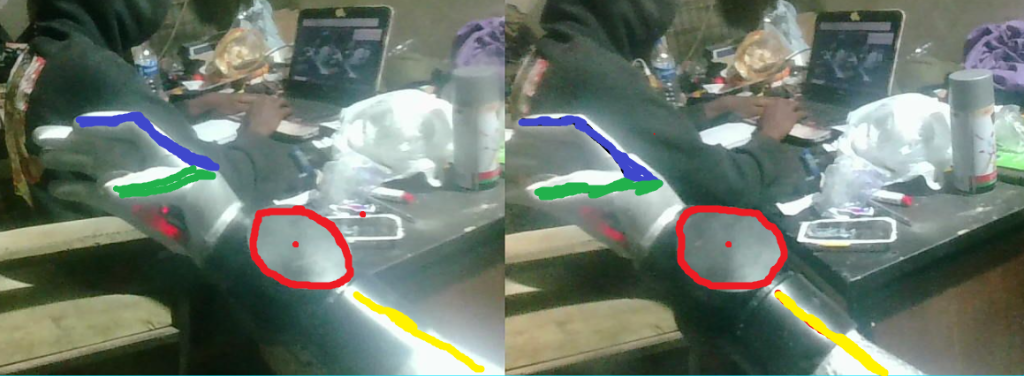
#> input picture robot/vision/dataset/user_marked_reference.png, 1024 x 376 px
$ python -i arm_pose_estimator.py   (imports and definitions only)
#> lines starting #> are read from the running program, lines starting #| are printed output that depends on the picture; after the words box and inside, x2 and y2 are one past the last pixel; in counts of white or black regions, pixels touching at a corner belong together
#> further down, picture is the input picture: shape (376, 1024, 3); mean B, G, R 109.5, 120.6, 109.6
"""
Arm Pose Estimator and Finger Detection for LUKU Robot Binocular Vision.

Features:
- Stereoscopic Disparity & Depth Mapping (3D foreground segmentation)
- Hand Palm & Wrist Joint Identification
- Fingertip Extraction & Classification using Convex Hull & Defect Geometry
- Full Unseen Arm Kinematics Extrapolation (Elbow & Shoulder 3D position and joint angles)
- Temporal Smoothing (Exponential Moving Average) to eliminate frame-to-frame jitter
- Rich Telemetry HUD and 3D Wireframe Projection
"""

import math
import time
from dataclasses import dataclass, field
from typing import List, Tuple, Optional, Dict, Any

try:
    import cv2
    import numpy as np
except ImportError:
    cv2 = None
    np = None


@dataclass
class FingerTip:
    name: str
    px: Tuple[int, int]         # (u, v) image pixel coordinates
    point_3d: Tuple[float, float, float] # (X, Y, Z) in mm relative to camera
    confidence: float = 1.0


@dataclass
class ArmPoseResult:
    detected: bool = False
    fingers: List[FingerTip] = field(default_factory=list)
    palm_px: Tuple[int, int] = (0, 0)
    palm_radius: int = 0
    palm_3d: Tuple[float, float, float] = (0.0, 0.0, 0.0)
    wrist_px: Tuple[int, int] = (0, 0)
    wrist_3d: Tuple[float, float, float] = (0.0, 0.0, 0.0)

    # Kinematic Estimates for unseen arm
    elbow_px: Tuple[int, int] = (0, 0)
    elbow_3d: Tuple[float, float, float] = (0.0, 0.0, 0.0)
    shoulder_px: Tuple[int, int] = (0, 0)
    shoulder_3d: Tuple[float, float, float] = (0.0, 0.0, 0.0)

    # Joint Angles in degrees
    shoulder_pitch_deg: float = 0.0
    shoulder_yaw_deg: float = 0.0
    elbow_flexion_deg: float = 0.0
    wrist_pitch_deg: float = 0.0

    # Raw vectors
    forearm_vector: Tuple[float, float, float] = (0.0, 0.0, 0.0)
    fps: float = 0.0


class ArmPoseEstimator:
    """
    Estimates 3D arm pose and detects fingers from a stereo camera frame.
    Works directly with 3D-printed robotic limbs without requiring skin-color detection.
    """

    def __init__(
        self,
        focal_length: float = 500.0,      # Camera focal length in pixels
        baseline_mm: float = 60.0,         # Stereo camera baseline (inter-ocular distance) in mm
        shoulder_offset_mm: Tuple[float, float, float] = (140.0, 160.0, 30.0), # (X_right, Y_down, Z_forward)
        upper_arm_length_mm: float = 220.0, # Length of upper arm (shoulder to elbow)
        forearm_length_mm: float = 200.0,   # Length of forearm (elbow to wrist)
        smoothing_factor: float = 0.35,     # EMA smoothing factor (0 = frozen, 1 = no smoothing)
        min_disparity: int = 10,
        num_disparities: int = 96,
    ):
        self.focal_length = focal_length
        self.baseline_mm = baseline_mm
        self.shoulder_base_3d = np.array(shoulder_offset_mm, dtype=np.float32)
        self.l_upper = upper_arm_length_mm
        self.l_forearm = forearm_length_mm
        self.alpha = smoothing_factor

        # Stereo matcher
        self.num_disparities = num_disparities
        self.min_disparity = min_disparity
        if cv2 is not None:
            self.stereo = cv2.StereoSGBM_create(
                minDisparity=self.min_disparity,
                numDisparities=self.num_disparities,
                blockSize=9,
                P1=8 * 3 * 9 * 9,
                P2=32 * 3 * 9 * 9,
                disp12MaxDiff=2,
                uniquenessRatio=10,
                speckleWindowSize=100,
                speckleRange=32
            )
        else:
            self.stereo = None

        # Filter states for temporal smoothing
        self._prev_wrist_3d: Optional[np.ndarray] = None
        self._prev_palm_3d: Optional[np.ndarray] = None
        self._prev_elbow_3d: Optional[np.ndarray] = None
        self._prev_joint_angles: Optional[Dict[str, float]] = None

        # Performance metrics
        self._last_time = time.time()
        self.fps = 0.0

    # [6 lines left out: function reset_filters, not called in this run]

    def _apply_ema(self, current: np.ndarray, prev: Optional[np.ndarray]) -> np.ndarray:
        if prev is None:
            return current.copy()
        return self.alpha * current + (1.0 - self.alpha) * prev

    def compute_disparity(self, left_gray: np.ndarray, right_gray: np.ndarray) -> np.ndarray:
        """Compute disparity map from left and right grayscale eye frames."""
        disp = self.stereo.compute(left_gray, right_gray).astype(np.float32) / 16.0
        return disp

    def depth_from_disparity(self, disparity: np.ndarray) -> np.ndarray:
        """Convert disparity map to metric depth map in millimeters."""
        depth = np.zeros_like(disparity)
        valid = disparity > 10.0
        depth[valid] = (self.focal_length * self.baseline_mm) / disparity[valid]
        return depth

    def get_3d_point(
        self, u: float, v: float, depth_map: np.ndarray, cx: float, cy: float, patch_radius: int = 3
    ) -> np.ndarray:
        """Sample robust depth from neighborhood and calculate (X, Y, Z) in mm."""
        h, w = depth_map.shape
        u_i = int(np.clip(round(u), 0, w - 1))
        v_i = int(np.clip(round(v), 0, h - 1))

        patch = depth_map[
            max(0, v_i - patch_radius): min(h, v_i + patch_radius + 1),
            max(0, u_i - patch_radius): min(w, u_i + patch_radius + 1)
        ]
        valid_depths = patch[(patch > 120.0) & (patch < 800.0)]
        if len(valid_depths) > 0:
            z = float(np.median(valid_depths))
        else:
            z = 350.0 # fallback nominal depth in mm

        x = (u - cx) * z / self.focal_length
        y = (v - cy) * z / self.focal_length
        return np.array([x, y, z], dtype=np.float32)

    def project_3d_to_pixel(
        self, pt_3d: np.ndarray, cx: float, cy: float
    ) -> Tuple[int, int]:
        """Project 3D point (X, Y, Z) in mm back to image pixel coordinates (u, v)."""
        z = max(float(pt_3d[2]), 10.0)
        u = int(round(cx + (pt_3d[0] * self.focal_length / z)))
        v = int(round(cy + (pt_3d[1] * self.focal_length / z)))
        return (u, v)

    def solve_arm_kinematics(
        self, wrist_3d: np.ndarray, fa_dir_3d: np.ndarray
    ) -> Tuple[np.ndarray, float, float, float]:
        """
        Solve full 2-link spherical inverse kinematics for the unseen arm.
        Returns: (elbow_3d, shoulder_pitch, shoulder_yaw, elbow_flexion)
        """
        shoulder = self.shoulder_base_3d

        # Direction-based raw elbow prediction:
        # Elbow lies at distance L_forearm along forearm vector from wrist
        fa_unit = fa_dir_3d / (np.linalg.norm(fa_dir_3d) + 1e-6)
        raw_elbow = wrist_3d + self.l_forearm * fa_unit

        # Two-sphere intersection constraint between Shoulder and Wrist:
        # ||Elbow - Shoulder|| = L_upper
        # ||Elbow - Wrist|| = L_forearm
        sw_vec = wrist_3d - shoulder
        d_sw = float(np.linalg.norm(sw_vec))

        # Clamp distance to physically reachable range of 2-link chain
        min_reach = abs(self.l_upper - self.l_forearm) + 5.0
        max_reach = (self.l_upper + self.l_forearm) - 5.0
        d_clamped = np.clip(d_sw, min_reach, max_reach)

        u_sw = sw_vec / (d_sw + 1e-6)

        # Distance along sw_vec from shoulder to circle center
        a = (self.l_upper**2 - self.l_forearm**2 + d_clamped**2) / (2.0 * d_clamped)
        # Radius of constraint circle
        h_circle = math.sqrt(max(0.0, self.l_upper**2 - a**2))
        p_circle_center = shoulder + a * u_sw

        # Project raw_elbow onto the circle plane perpendicular to u_sw
        elbow_offset = raw_elbow - (shoulder + float(np.dot(raw_elbow - shoulder, u_sw)) * u_sw)
        radial_norm = float(np.linalg.norm(elbow_offset))
        if radial_norm > 1e-4:
            u_rad = elbow_offset / radial_norm
        else:
            # Default downwards bend if collinear
            u_rad = np.array([0.0, 1.0, 0.0], dtype=np.float32)

        elbow_3d = p_circle_center + h_circle * u_rad

        # Calculate Joint Angles:
        # 1. Elbow Flexion (angle between upper arm and forearm)
        upper_vec = elbow_3d - shoulder
        fore_vec = wrist_3d - elbow_3d
        norm_u = np.linalg.norm(upper_vec)
        norm_f = np.linalg.norm(fore_vec)
        cos_elbow = np.dot(-upper_vec, fore_vec) / (norm_u * norm_f + 1e-6)
        elbow_flexion_deg = float(np.degrees(np.arccos(np.clip(cos_elbow, -1.0, 1.0))))

        # 2. Shoulder Elevation (Pitch) and Azimuth (Yaw)
        sh_pitch_deg = float(np.degrees(math.atan2(upper_vec[1], math.sqrt(upper_vec[0]**2 + upper_vec[2]**2))))
        sh_yaw_deg = float(np.degrees(math.atan2(upper_vec[0], upper_vec[2] + 1e-6)))

        return elbow_3d, sh_pitch_deg, sh_yaw_deg, elbow_flexion_deg

    def process(
        self,
        frame_or_left: np.ndarray,
        right_frame: Optional[np.ndarray] = None,
        crop_width: Optional[int] = None
    ) -> Tuple[ArmPoseResult, np.ndarray, np.ndarray]:
        """
        Process stereo image and detect fingers and arm pose.

        Args:
            frame_or_left: Full stereo frame (e.g. 1280x480) OR left eye image (640x480).
            right_frame: Right eye image (if separate).
            crop_width: Width of single eye subframe (defaults to w//2 if full stereo frame).

        Returns:
            result: ArmPoseResult object containing all 3D telemetry and detections.
            annotated_frame: Rendered frame with visual HUD, skeleton wireframe, and fingertips.
            depth_map: Computed metric depth map (mm).
        """
        now = time.time()
        dt = now - self._last_time
        if dt > 0:
            self.fps = 0.9 * self.fps + 0.1 * (1.0 / dt)
        self._last_time = now

        # Split frames if given combined stereo frame
        if right_frame is None:
            h, w = frame_or_left.shape[:2]
            sub_w = crop_width if crop_width is not None else w // 2
            left_img = frame_or_left[:, :sub_w].copy()
            right_img = frame_or_left[:, sub_w:sub_w * 2].copy()
        else:
            left_img = frame_or_left.copy()
            right_img = right_frame.copy()
            h, sub_w = left_img.shape[:2]

        cx = sub_w / 2.0
        cy = h / 2.0

        gray_left = cv2.cvtColor(left_img, cv2.COLOR_BGR2GRAY)
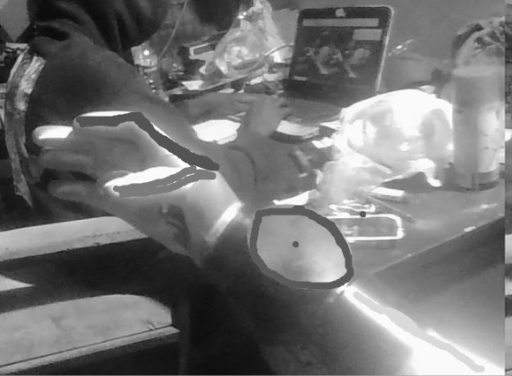
#> gray_left: shape (376, 512); min 8, max 253, mean 115.9
        gray_right = cv2.cvtColor(right_img, cv2.COLOR_BGR2GRAY)
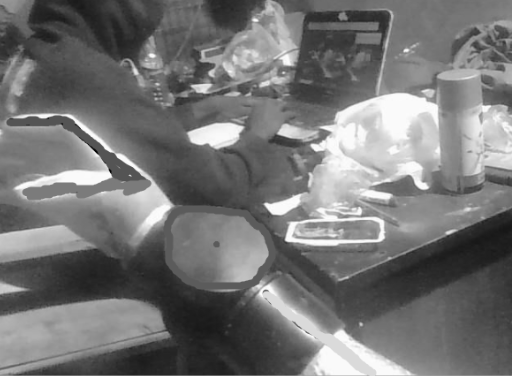
#> gray_right: shape (376, 512); min 2, max 254, mean 116.3

        # 1. Disparity & Depth
        disparity = self.compute_disparity(gray_left, gray_right)
        depth_map = self.depth_from_disparity(disparity)
#> in depth_from_disparity, `valid = disparity > 10.0`:
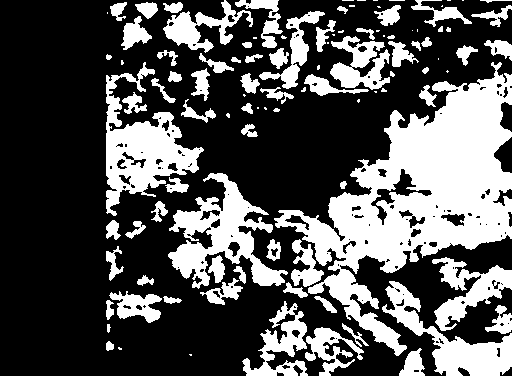
#> valid: shape (376, 512) bool; 33% white; 106 white regions (33 under 20 px), largest, box (x1, y1, x2, y2) and area: (274, 62, 512, 356) 24980, (106, 62, 204, 216) 5713, (168, 173, 288, 289) 5329
#> in depth_from_disparity, `depth[valid] = (self.focal_length * self.baseline_mm) / disparity[valid]`:
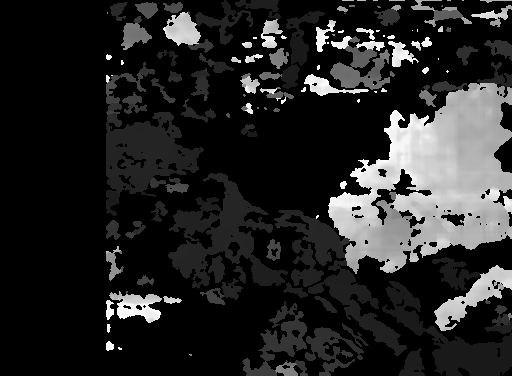
#> depth: shape (376, 512) float32; min 0, max 2840.2, mean 416.3; drawn with min black and max white

        # 2. Foreground Arm Segmentation
        # The robot's arm is in close proximity: 150mm to 650mm
        arm_mask = ((depth_map > 140.0) & (depth_map < 650.0)).astype(np.uint8) * 255
#> arm_mask: shape (376, 512); 15.5% white; 43 white regions, largest, box (x1, y1, x2, y2) and area: (168, 173, 288, 289) 5328, (106, 112, 204, 216) 5059, (382, 281, 512, 376) 3759

        # Morphological bridge to connect forearm cylinder with hand across wrist collar
        kernel_close = cv2.getStructuringElement(cv2.MORPH_ELLIPSE, (15, 15))
        arm_mask = cv2.morphologyEx(arm_mask, cv2.MORPH_CLOSE, kernel_close, iterations=3)
#> arm_mask: shape (376, 512); 30.7% white; 4 white regions, box (x1, y1, x2, y2) and area: (106, 0, 512, 376) 55758, (423, 40, 512, 92) 2621, (374, 0, 400, 26) 496, (110, 0, 127, 21) 299
        kernel_open = cv2.getStructuringElement(cv2.MORPH_ELLIPSE, (7, 7))
        arm_mask = cv2.morphologyEx(arm_mask, cv2.MORPH_OPEN, kernel_open, iterations=1)
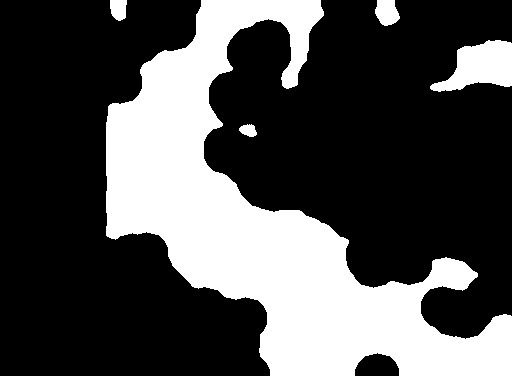
#> arm_mask: shape (376, 512); 30.7% white; 5 white regions

        result = ArmPoseResult(fps=self.fps)
        annotated = left_img.copy()

        # Find Arm Contours
        contours, _ = cv2.findContours(arm_mask, cv2.RETR_EXTERNAL, cv2.CHAIN_APPROX_SIMPLE)
#> contours = 5 contours; box (x1, y1, x2, y2) and area: (106, 0, 512, 376) 54582, (430, 40, 512, 92) 2468, (375, 0, 400, 26) 454, (110, 0, 127, 21) 266, (239, 124, 257, 137) 144
        valid_contours = [c for c in contours if cv2.contourArea(c) > 5000]
#> valid_contours = 1 contour; box (x1, y1, x2, y2) and area: (106, 0, 512, 376) 54582

        if not valid_contours:
            # Fallback HUD
            self._render_hud(annotated, result, sub_w, h)
            return result, annotated, depth_map

        # Choose the largest contour (primary arm component)
        arm_cnt = max(valid_contours, key=cv2.contourArea)
#> arm_cnt = contour of 602 points, box (x1, y1, x2, y2) (106, 0, 512, 376), area 54582
        result.detected = True

        # Draw arm boundary
        cv2.drawContours(annotated, [arm_cnt], -1, (60, 190, 60), 2)
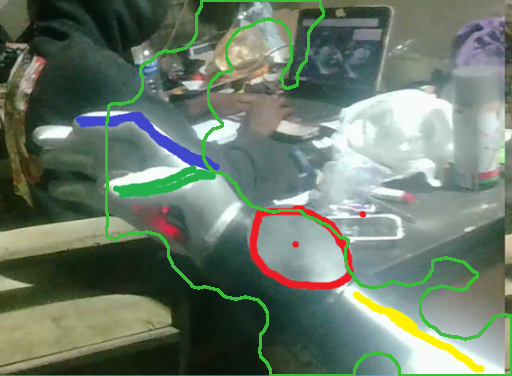
#> annotated: shape (376, 512, 3); mean B, G, R 107.3, 123, 107.4

        # 3. Locate Palm Center via Distance Transform
        cnt_mask = np.zeros_like(gray_left)
        cv2.drawContours(cnt_mask, [arm_cnt], -1, 255, -1)
#> cnt_mask: shape (376, 512); 28.8% white; 1 white region, box (x1, y1, x2, y2) and area: (106, 0, 512, 376) 55489
        dist_map = cv2.distanceTransform(cnt_mask, cv2.DIST_L2, 5)

        # Suppress bottom/right edges to ensure palm center is on the hand, not forearm
        search_dist = dist_map.copy()
        search_dist[int(h * 0.78):, :] = 0
#> search_dist: shape (376, 512) float32; min 0, max 51.36, mean 3.9
        search_dist[:, int(sub_w * 0.78):] = 0
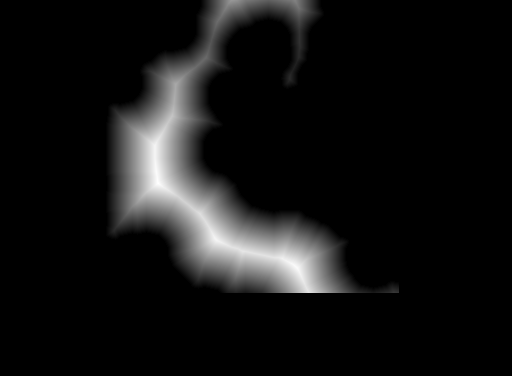
#> search_dist: shape (376, 512) float32; min 0, max 51.36, mean 3.9; drawn with min black and max white
        _, max_val, _, palm_loc = cv2.minMaxLoc(search_dist)
#> max_val = 51.36; palm_loc = (158, 183)
        palm_radius = max(15, int(max_val))
#> palm_radius = 51
#> (the rest of the program and of its run is left out)
